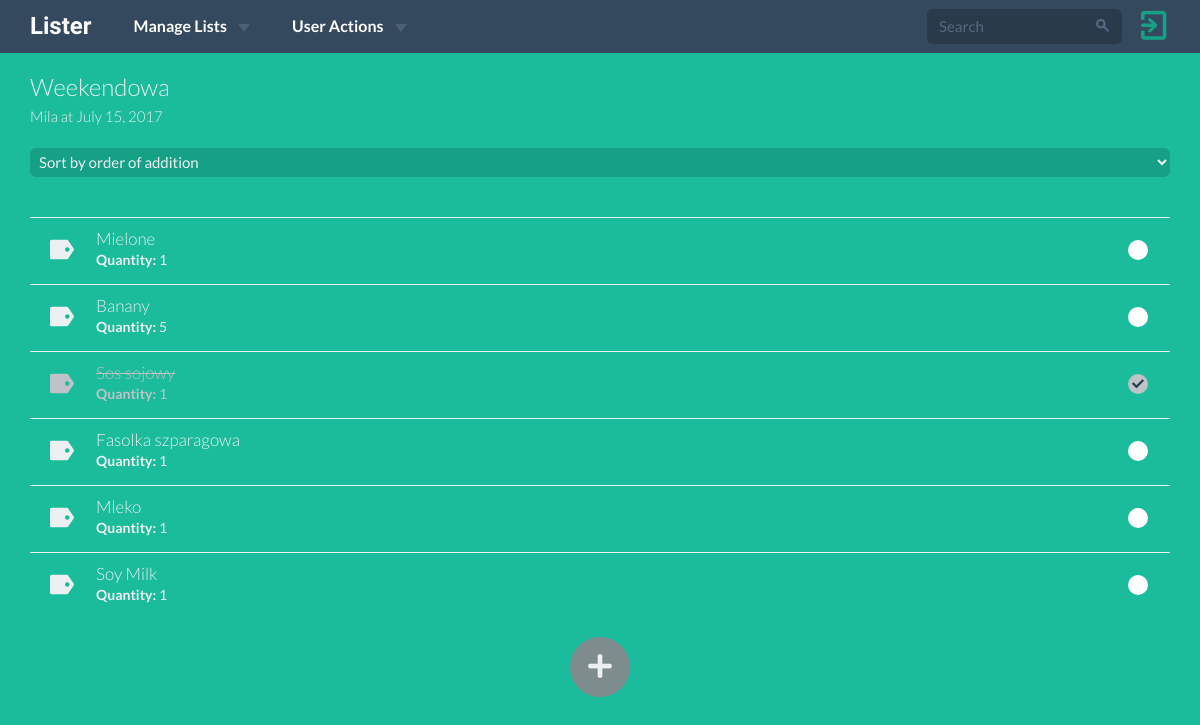
Before: /lists/11/ (signed in) with the older database file.
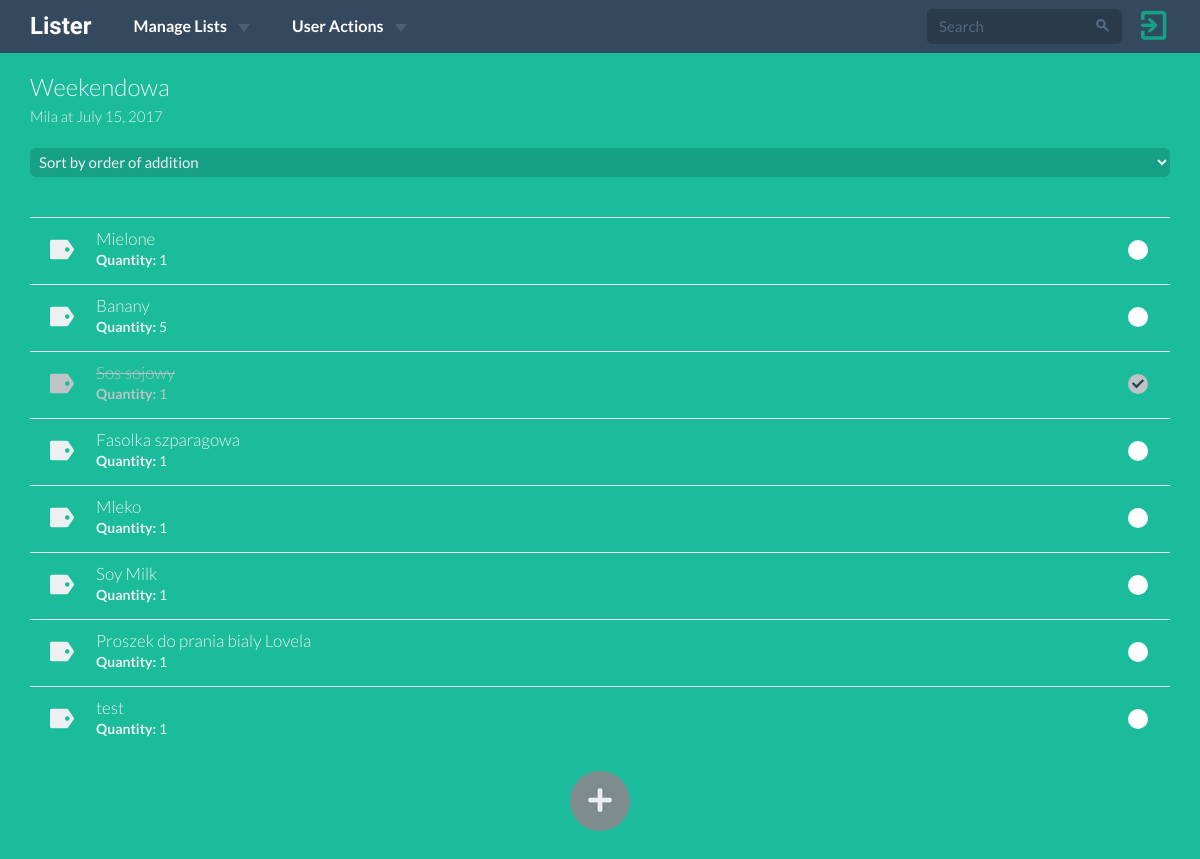
After: the same page with the newer database file.
### lists/models.py (models this page shows, shortened)
class ShoppingItem(models.Model):
    name = models.CharField(max_length=30, blank=True, null=True)
    item = models.ForeignKey(Item, on_delete=models.CASCADE,
                             null=True, blank=True)
    shopping_list = models.ForeignKey('ShoppingList', on_delete=models.CASCADE)
    quantity = models.PositiveSmallIntegerField(default=1)
    bought = models.BooleanField(default=False)

### lists/views.py (the view)
# urls.py: url(r'^(?P<pk>\d+)/$', views.ShoppingListDetailView.as_view(),
class ShoppingListDetailView(View):
    def get(self, request, pk):
        template = 'lists/shopping_list_detail.html'
        shopping_list = ShoppingList.objects.get(pk=pk)
        shopping_items = shopping_list.shopping_items
        sort_request = request.GET.get('sort_by')
        if sort_request == 'name':
            shopping_items = shopping_items.order_by('name')
        elif sort_request == 'category':
            shopping_items = shopping_items.order_by('item__category')
        elif sort_request == 'bought':
            shopping_items = shopping_items.order_by('bought')
        context = {
            'shopping_list': shopping_list,
            'shopping_items': shopping_items,
        }
        if shopping_list.user == request.user:
            return render(request, template, context)
        return redirect('lists:main_page_view')

### lists/models.py (called while the page is built)
    @property
    def shopping_items(self):
        shopping_items = ShoppingItem.objects.filter(shopping_list=self)
        return shopping_items

### lists/templates/lists/shopping_list_detail.html (shortened to what this page needs)
{% extends 'base.html' %} {% block head_title %}List {{ list.name }} {% endblock %} {% block content %} {% load staticfiles %}
<div class="detail-wrapper">
    <div class="container">
        <div class="row">
            <div class="col-md-12">
                <h6>{{ shopping_list.name }}</h6>
                <p class="list-desc"><small>{{ shopping_list.shop }} at {{ shopping_list.date }}</small></p>
                <a href="{% url 'lists:edit_shopping_list_view' pk=shopping_list.pk %}" class="btn btn-block btn-primary btn-edit">Edit</a>
            </div>
        </div>
        <div class="row">
            <div class="col-sm-12">
                <select id="list-sort" class="form-control select select-primary select-block mbl">
                    <option value="pk">Sort by order of addition</option>
                </select>
            </div>
            <div class="col-md-12 col-xs-12">
                <div class="todo list-items">
                    <ul>
                        {% for item in shopping_items %}
                        <li class="list-item {% if item.bought %} todo-done {% endif %}" list-item-pk="{{item.pk}}">
                            <div class="todo-icon fui-tag"></div>
                            <div class="todo-content">
                                <h4 class="todo-name">
                                    {{ item.name }}
                                </h4>
                                <strong>Quantity:</strong> {{ item.quantity }}
                            </div>
                        </li>
                        {% endfor %}
                    </ul>
                </div>
            </div>
        </div>
        <a href="{% url 'lists:add_items_to_list_view' pk=shopping_list.pk %}">
            <div class="add-items-plus">
            </div>
        </a>
    </div>
</div>
{% endblock %}

Changed rows visible on the page:
added ShoppingItem: name "Proszek do prania bialy Lovela", quantity "1"
added ShoppingItem: name "test", quantity "1"
